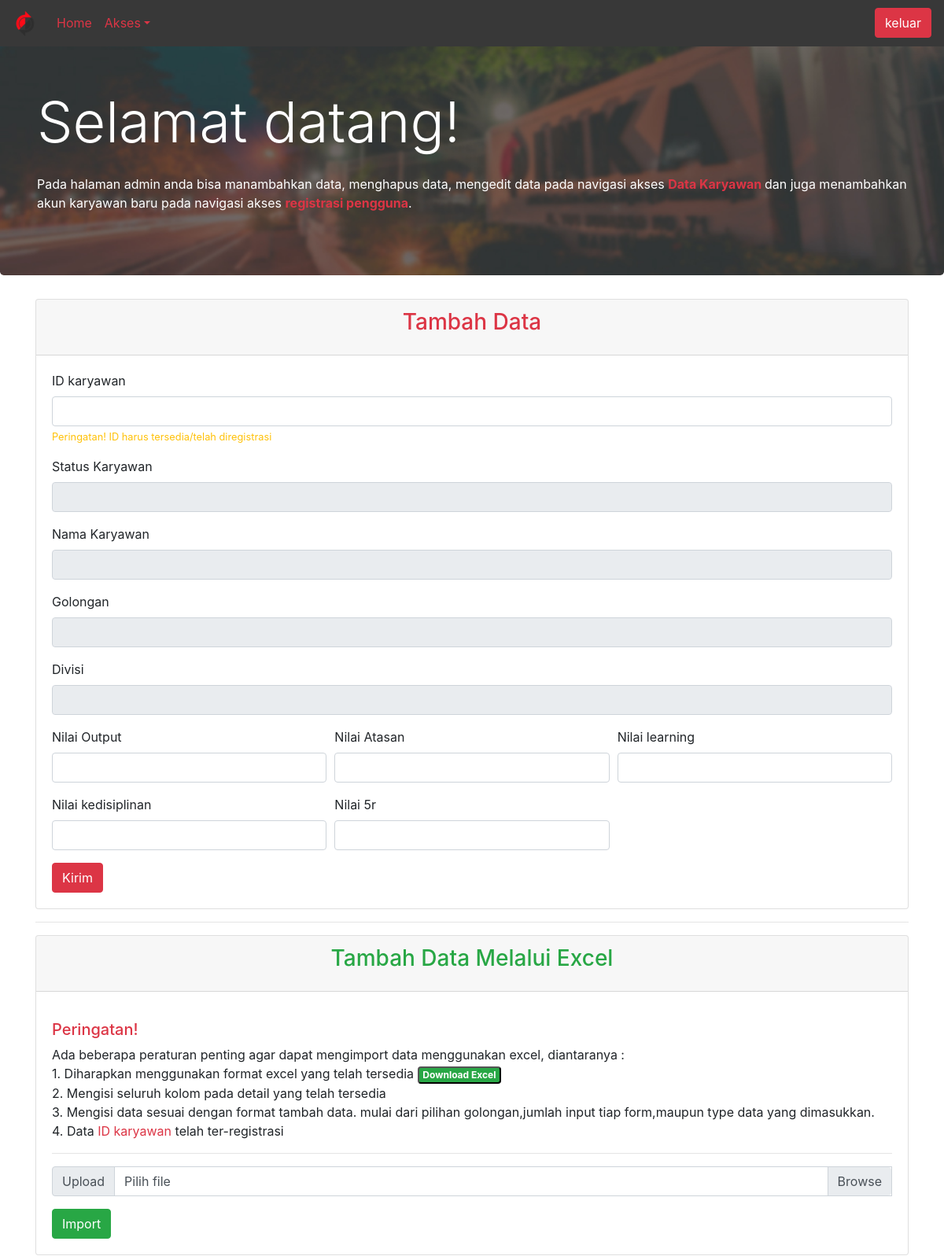
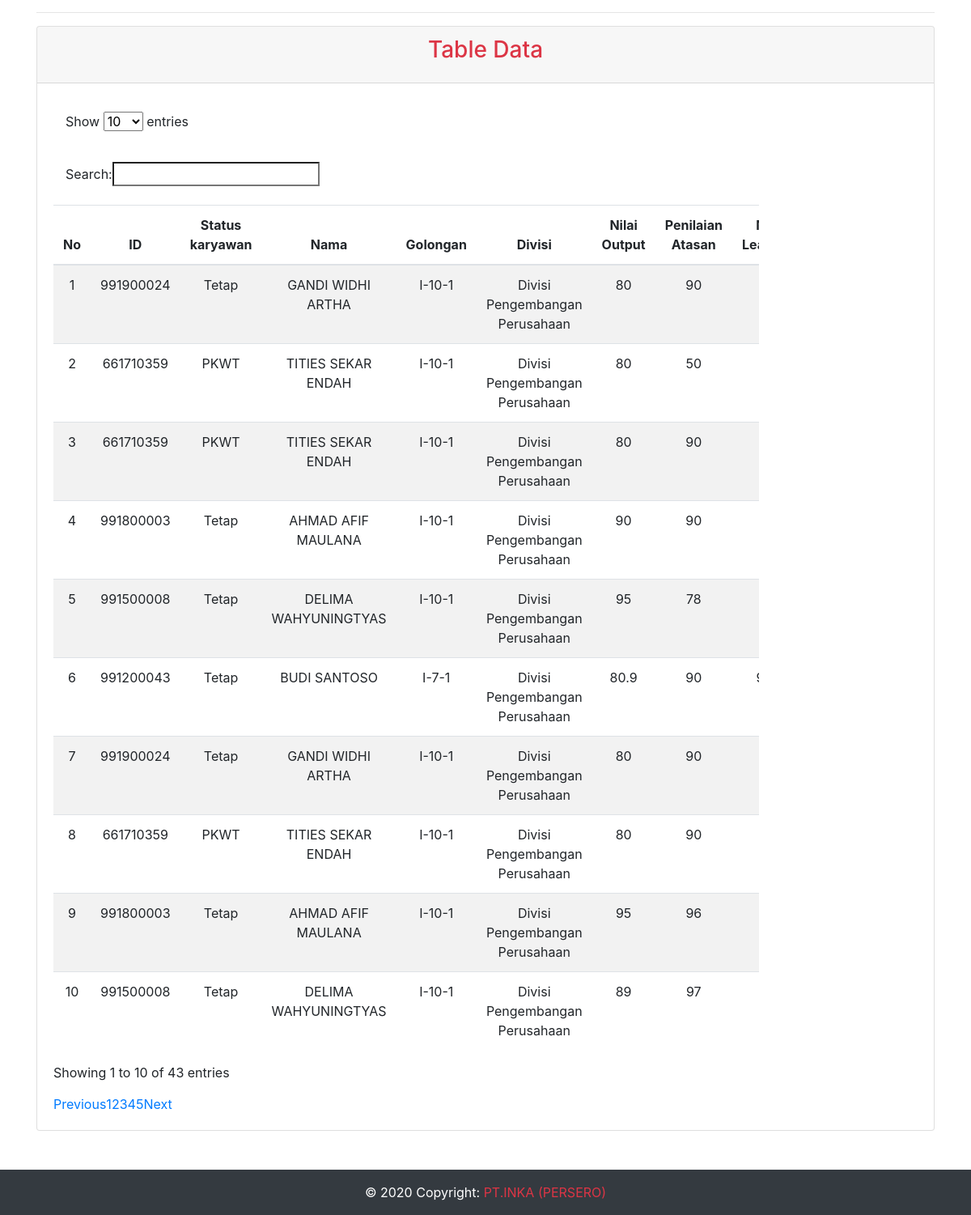
Screenshot of /public/admin/page_admin.php?pesan=berhasil-edit (signed in) with the database file from the repository (2 pictures, top to bottom).
### tables this page shows
CREATE TABLE `tkaryawans` (
  `no` int(255) NOT NULL,
  `id` int(10) NOT NULL,
  `status` varchar(100) NOT NULL,
  `nama` varchar(100) NOT NULL,
  `divisi` varchar(100) NOT NULL,
  `golongan` text NOT NULL,
  `nilai_output` float NOT NULL,
  `nilai_atasan` float NOT NULL,
  `nilai_learning` float NOT NULL,
  `nilai_kedisiplinan` float NOT NULL,
  `nilai_5r` float NOT NULL,
  `tanggal` timestamp NULL DEFAULT current_timestamp()
);

CREATE TABLE `user` (
  `id` int(10) NOT NULL,
  `status` varchar(100) NOT NULL,
  `nama` varchar(100) NOT NULL,
  `password` varchar(255) NOT NULL,
  `level` varchar(20) NOT NULL,
  `divisi` varchar(100) NOT NULL,
  `golongan` text NOT NULL
);

### public/admin/page_admin.php (the view, shortened to what this page needs)
<?php
  require '../../config.php';
	?>
<!doctype html>
<html lang="en">
<head>
  <link rel="stylesheet" href="https://cdnjs.cloudflare.com/ajax/libs/limonte-sweetalert2/7.33.1/sweetalert2.min.css">
  <link rel="stylesheet" href="https://maxcdn.bootstrapcdn.com/bootstrap/4.0.0/css/bootstrap.min.css"
>
  <link rel="stylesheet"
    href="https://cdnjs.cloudflare.com/ajax/libs/material-components-web/4.0.0/material-components-web.min.css">
  <link rel="stylesheet" href="https://cdn.datatables.net/1.10.21/css/dataTables.material.min.css">
  <link rel="stylesheet" href="https://cdn.datatables.net/buttons/1.6.2/css/buttons.dataTables.min.css">
  <link rel="stylesheet" href="../../public/admin/style.css">
</head>
<body>
  <nav class="navbar navbar-expand-md navbar-dark fixed-top navbar-custom">
    <a class="navbar-brand font-weight-bold" href="../../public/admin/home_admin.php"><img
        src="../../img/icons/favicon-32x32.png" alt=""></a>
    <div class="collapse navbar-collapse" id="navbarsExampleDefault">
      <ul class="navbar-nav mr-auto">
        <li class="nav-item active ">
          <a class="nav-link text-danger" href="../../public/admin/home_admin.php">Home </a>
        </li>
        <li class="nav-item dropdown">
          <a class="nav-link dropdown-toggle text-danger" href="#" id="dropdown01" data-toggle="dropdown"
            aria-haspopup="true" aria-expanded="false">Akses</a>
        </li>
      </ul>
      <form class="form-inline my-2 my-lg-0">
        <button type="button" class="btn btn-danger" id="keluar" name="keluar ">keluar</button>
      </form>
    </div>
  </nav>
  <main role="main">
    <div class="jumbotron">
      <div class="container">
        <h1 class="display-3 text-white pt-5 pb-3">Selamat datang!</h1>
        <p class="text-white">Pada halaman admin anda bisa manambahkan data, menghapus data, mengedit data pada navigasi
          akses <strong class="text-danger">Data Karyawan </strong> dan juga menambahkan akun karyawan baru pada
          navigasi akses <strong class="text-danger">registrasi pengguna</strong>.</p>
      </div>
    </div>
    <div class="container">
      <div class="card">
        <div class="card-header">
          <h3 class="card-title text-center text-danger">Tambah Data</h3>
        </div>
        <div class="card-body">
          <form method="POST" action="../../public/admin/tambah-data.php" id="tambah-data">
            <div class="form-group">
              <label for="id">ID karyawan</label>
              <input type="number" min="0" class="form-control" name="id" id="id" onkeyup="validate()"
                aria-describedby="id" required>
              <small class="form-text text-warning">Peringatan! ID harus tersedia/telah diregistrasi</small>
            </div>
            <div class="form-group">
              <label for="status">Status Karyawan</label>
              <input type="text" class="form-control readonly" name="status" id="status" readonly required>
            </div>
            <div class="form-group">
              <label for="nama">Nama Karyawan</label>
              <input type="text" class="form-control text-uppercase readonly" name="nama" id="nama" readonly required>
            </div>
            <div class="form-group">
              <label for="golongan">Golongan</label>
              <input type="text" class="form-control" name="golongan" id="golongan" readonly required>
            </div>
            <div class="form-group">
              <label for="divisi">Divisi</label>
              <input type="text" class="form-control" name="divisi" id="divisi" readonly required>
            </div>
            <div class="form-row">
              <div class="form-group col-md-4">
                <label for="nilai-output">Nilai Output</label>
                <input type="number" min="0" max="100" class="form-control" name="nilai_output" id="nilai-output"
                  aria-describedby="nilai-output" step="any" required>
              </div>
              <div class="form-group col-md-4">
                <label for="nilai-atasan">Nilai Atasan</label>
                <input type="number" min="0" max="100" class="form-control" name="nilai_atasan" id="nilai-atasan"
                  aria-describedby="nilai-atasan" step="any" required>
              </div>
              <div class="form-group col-md-4">
                <label for="nilai-learning">Nilai learning</label>
                <input type="number" min="0" max="100" class="form-control" name="nilai_learning" id="nilai-learning"
                  aria-describedby="nilai-learning" step="any" required>
              </div>
            </div>
            <div class="form-row">
              <div class="form-group col-md-4">
                <label for="nilai-kedisiplinan">Nilai kedisiplinan</label>
                <input type="number" min="0" max="100" class="form-control" name="nilai_kedisiplinan"
                  id="nilai-kedisiplinan" aria-describedby="nilai-kedisiplinan" step="any" required>
              </div>
              <div class="form-group col-md-4">
                <label for="nilai-5r">Nilai 5r</label>
                <input type="number" min="0" max="100" class="form-control" name="nilai_5r" id="nilai-5r"
                  aria-describedby="nilai-5r" step="any" required>
              </div>
            </div>
            <button class="btn btn-danger" name="submit" id="submit" value="submit" type="submit" disable>Kirim</button>
          </form>
        </div>
      </div>
      <hr>
      <div class="card">
        <div class="card-header">
          <h3 class="card-title text-center text-success">Tambah Data Melalui Excel</h3>
        </div>
        <div class="card-body">
          <form method="post" enctype="multipart/form-data" action="excel.php">
          <p>
          <h5 class="text-danger">Peringatan!</h5>
          Ada beberapa peraturan penting agar dapat mengimport data menggunakan excel, diantaranya :
          <br>
          1. Diharapkan menggunakan format excel yang telah tersedia
          <a href="format/format.xlsx"><button type="button" title="Download excel disini" class="badge badge-success">Download Excel</button></a>
          <br>
          2. Mengisi seluruh kolom pada detail yang telah tersedia
          <br>
          3. Mengisi data sesuai dengan format tambah data. mulai dari pilihan golongan,jumlah input tiap form,maupun type data yang dimasukkan.
          <br>
          4. Data <span class="text-danger text-bold"> ID karyawan </span> telah ter-registrasi
          <hr>
          </p>
          <div class="input-group">
            <div class="input-group-prepend">
              <span class="input-group-text" id="importexcel">Upload</span>
            </div>
            <div class="custom-file">
              <label class="custom-file-label" for="file">Pilih file</label>
            </div>
          </div>
          <button type="submit" id="confirm" class="btn btn-success mt-3">Import</button>
          </form>
        </div>
      </div>
      <hr>
      <div class="card" id="card-data">
        <div class="card-header">
          <h3 class="card-title text-center text-danger">Table Data</h3>
        </div>
        <div class="card-body">
          <table id="tabel-data" class="table table-striped text-center table-responsive table-wrap">
            <thead>
              <tr>
                <th class="text-center" scope="col">No</th>
                <th class="text-center" scope="col">ID</th>
                <th class="text-center" scope="col">Status karyawan</th>
                <th class="text-center" scope="col">Nama</th>
                <th class="text-center" scope="col">Golongan</th>
                <th class="text-center" scope="col">Divisi</th>
                <th class="text-center" scope="col">Nilai Output</th>
                <th class="text-center" scope="col">Penilaian Atasan</th>
                <th class="text-center" scope="col">Nilai Learning</th>
              </tr>
            </thead>
            <?php
          $no = 0;
          $stmt = $koneksi->prepare("SELECT * FROM tkaryawans
                                     JOIN user
                                     ON user.id=tkaryawans.id
                                     WHERE user.id !=?
                                     AND tkaryawans.divisi =?
                                     AND user.level !=?
                                     ORDER BY tanggal DESC");
          $id=$_SESSION['id'];
          $divisi=$_SESSION['divisi'];
          $level=$_SESSION['level'];
          $stmt->bind_param("iss", $id,$divisi,$level);
          $stmt->execute();
          $result = mysqli_stmt_get_result($stmt);
          ?>
            <tbody>
              <?php
            while($data = mysqli_fetch_assoc($result))
            {
              $no++;
          ?>
              <tr>
                <td><?php echo $no;?></td>
                <td><?php echo $data['id'];?></td>
                <td><?php echo $data['status'];?></td>
                <td class="text-capitalize"><?php echo $data['nama'];?></td>
                <td><?php echo $data['golongan'];?></td>
                <td><?php echo $data['divisi'];?></td>
                <td><?php echo $data['nilai_output'];?></td>
                <td><?php echo $data['nilai_atasan'];?></td>
                <td><?php echo $data['nilai_learning'];?></td>
              </tr>
              <?php }
            ?>
            </tbody>
          </table>
        </div>
      </div>
    </div>
  </main>
  <footer class="page-footer font-small bg-dark mt-5">
    <div class="footer-copyright text-center py-3 text-white">© 2020 Copyright:
      <a href="https://www.inka.co.id/" class="text-danger"> PT.INKA (PERSERO)</a>
    </div>
  </footer>
</body>
</html>

### public/admin/style.css (style rules this page uses)
.jumbotron { margin-bottom: 30px !important; background-image: url('../../img/corps.jpg'); background-repeat: no-repeat !important; background-size: cover !important; background-position: center !important; }
.navbar-custom { background-color: rgb(56, 56, 56); }
.table-wrap { width: 159vh; }
@media only screen and (max-width: 1200px) and (min-width: 1025px) { .table-wrap { width: 109vh; } }

### rows the page displays
tkaryawans: user.id "991900024", user.status "Tetap", user.nama "GANDI WIDHI ARTHA", user.golongan "I-10-1", user.divisi "Divisi Pengembangan Perusahaan", nilai_output "80", nilai_atasan "90"
tkaryawans: user.id "661710359", user.status "PKWT", user.nama "TITIES SEKAR ENDAH", user.golongan "I-10-1", user.divisi "Divisi Pengembangan Perusahaan", nilai_output "80", nilai_atasan "50"
tkaryawans: user.id "661710359", user.status "PKWT", user.nama "TITIES SEKAR ENDAH", user.golongan "I-10-1", user.divisi "Divisi Pengembangan Perusahaan", nilai_output "80", nilai_atasan "90"
tkaryawans: user.id "991800003", user.status "Tetap", user.nama "AHMAD AFIF MAULANA", user.golongan "I-10-1", user.divisi "Divisi Pengembangan Perusahaan", nilai_output "90", nilai_atasan "90"
tkaryawans: user.id "991500008", user.status "Tetap", user.nama "DELIMA WAHYUNINGTYAS", user.golongan "I-10-1", user.divisi "Divisi Pengembangan Perusahaan", nilai_output "95", nilai_atasan "78"
tkaryawans: user.id "991200043", user.status "Tetap", user.nama "BUDI SANTOSO", user.golongan "I-7-1", user.divisi "Divisi Pengembangan Perusahaan", nilai_output "80.9", nilai_atasan "90"
tkaryawans: user.id "991900024", user.status "Tetap", user.nama "GANDI WIDHI ARTHA", user.golongan "I-10-1", user.divisi "Divisi Pengembangan Perusahaan", nilai_output "80", nilai_atasan "90"
tkaryawans: user.id "661710359", user.status "PKWT", user.nama "TITIES SEKAR ENDAH", user.golongan "I-10-1", user.divisi "Divisi Pengembangan Perusahaan", nilai_output "80", nilai_atasan "90"
tkaryawans: user.id "991800003", user.status "Tetap", user.nama "AHMAD AFIF MAULANA", user.golongan "I-10-1", user.divisi "Divisi Pengembangan Perusahaan", nilai_output "95", nilai_atasan "96"
tkaryawans: user.id "991500008", user.status "Tetap", user.nama "DELIMA WAHYUNINGTYAS", user.golongan "I-10-1", user.divisi "Divisi Pengembangan Perusahaan", nilai_output "89", nilai_atasan "97"
